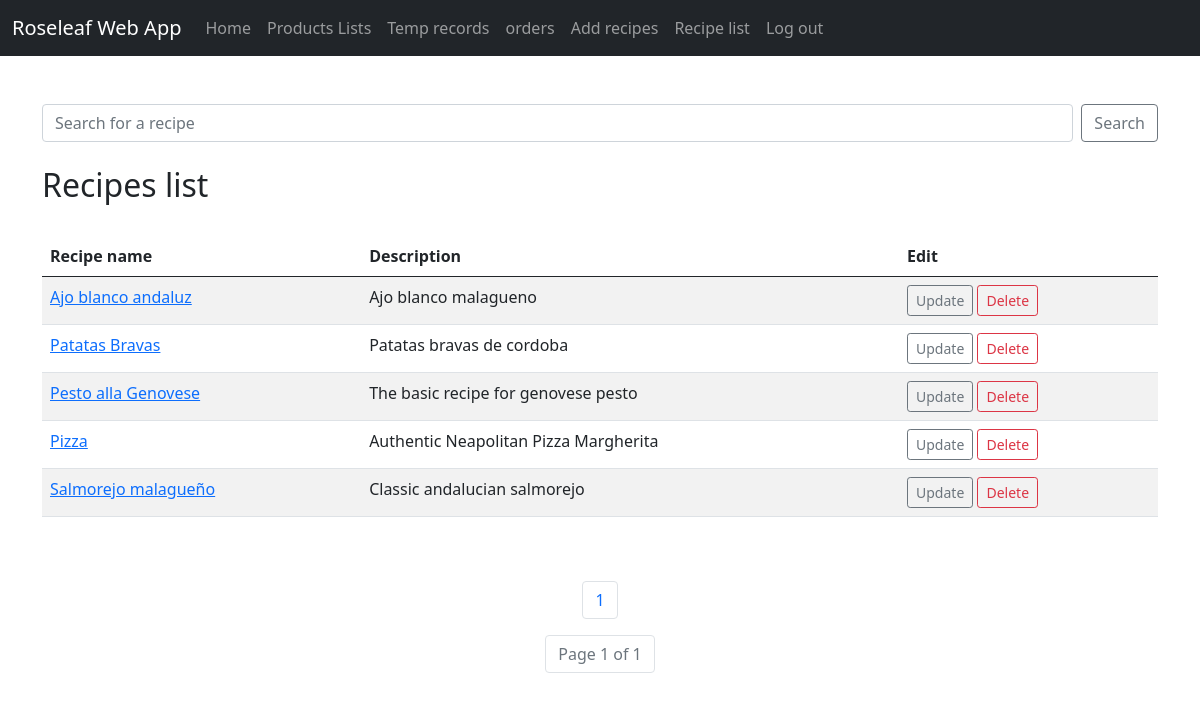
Before: /list_recipes/ with the older database file.
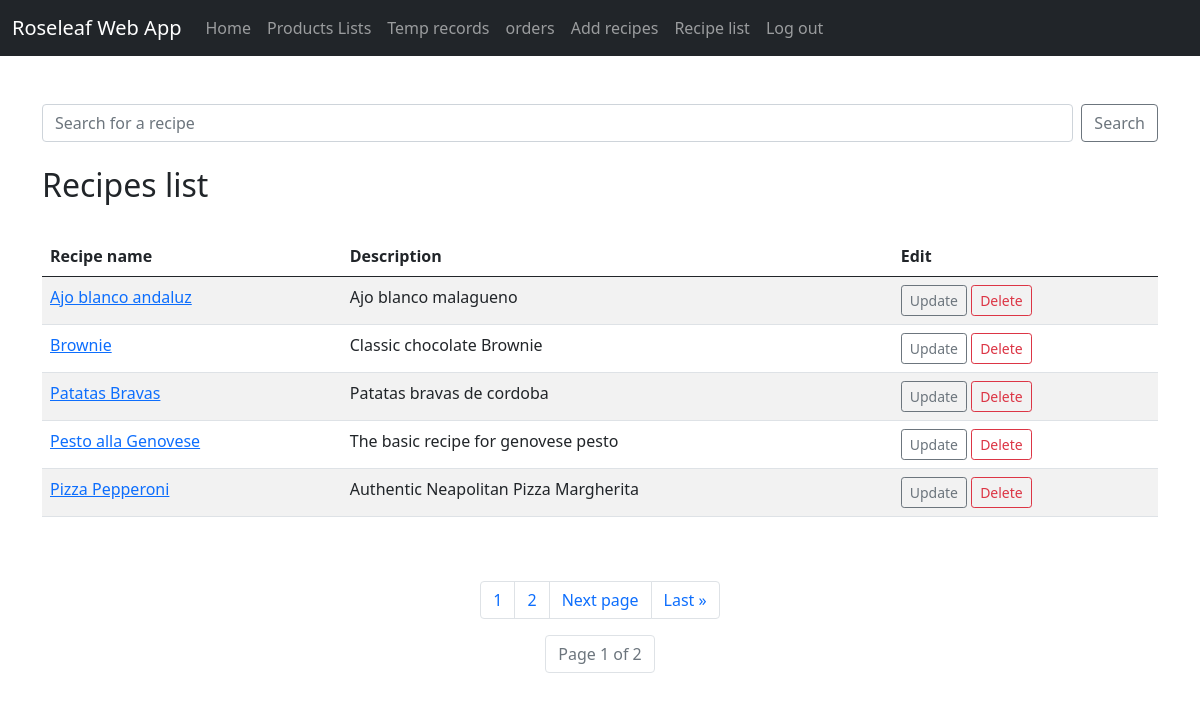
After: the same page with the newer database file.
### roseleaf_app/models.py (models this page shows)
class Recipe(models.Model):
    name = models.CharField(max_length=50)
    description = models.CharField(max_length=100)
    user = models.ForeignKey(Member, on_delete=models.CASCADE)
    season = models.ForeignKey(Season, on_delete=models.CASCADE, null=True, blank=True)
    Ingredients = models.CharField(max_length=300)
    method = models.CharField(max_length=300)
    allergens = models.ManyToManyField('Allergen')
    def __str__(self):
        return self.name

### roseleaf_app/views.py (the view)
# urls.py: path('list_recipes/', views.list_recipes, name='list_recipes'),
def list_recipes(request):
    recipe_list = Recipe.objects.all()
    p = Paginator(Recipe.objects.all().order_by('name'), 5)
    page = request.GET.get('page')
    recipe_page = p.get_page(page)
    nums = 'a' * recipe_page.paginator.num_pages
    return render(request, 'roseleaf_app/list_recipes.html',
                  {'recipe_list' : recipe_list,
                   'recipe_page' : recipe_page,
                   'nums': nums})

### roseleaf_app/templates/roseleaf_app/list_recipes.html (shortened to what this page needs)
{% extends 'roseleaf_app/base.html' %}
{% block content %}
    <br><br>
    <form class="d-flex" method="post" action="{% url 'search_recipes' %}">
        <input class="form-control me-2" type="search"
               placeholder="Search for a recipe" aria-label="Search" name="searched">
        <button class="btn btn-outline-secondary" type="submit">Search</button>
    </form>
    <br/>
    <h2>Recipes list</h2>
    <br>
    <table class="table table-hover table-striped ">
    <thead>
            <tr>
                <th scope="col">Recipe name</th>
                <th scope="col">Description</th>
                <th scope="col">Edit</th>
            </tr>
        </thead>
    {% for recipe in recipe_page %}
        <tr>
            <td><a href="{% url 'show_recipe' recipe.id %}">{{ recipe }}</a></td>
            <td>{{ recipe.description }}</td>
            <td><a href="{% url 'update_recipe' recipe.id %}"
                   class="btn btn-outline-secondary btn-sm"> Update </a>
                <a href="{% url 'delete_recipe' recipe.id %}"
                   class="btn btn-outline-danger btn-sm"> Delete  </a>
            </td>
        </tr>
    {% endfor %}
    </table>
    <br><br>
    <nav aria-label="Page navigation example">
    <ul class="pagination justify-content-center">
    {% for i in nums %}
        <li class="page-item"><a class="page-link" href="?page={{ forloop.counter }}">{{ forloop.counter }}</a></li>
    {% endfor %}
    {% if recipe_page.has_next%}
        <li class="page-item"> <a class="page-link" href="?page={{ recipe_page.next_page_number }}">Next page</a></li>
        <li class="page-item"><a class="page-link" href="?page={{ recipe_page.paginator.num_pages }}">Last &raquo;</a></li>
    {% endif %}
    </ul>
    <ul class="pagination justify-content-center">
    <li class="page-item disabled"><a class="page-link" href="#">Page {{ recipe_page.number }} of {{ recipe_page.paginator.num_pages }}</a></li>
    </ul>
    </nav>
{% endblock %}

Changed rows visible on the page:
no longer on this page (row unchanged): Recipe: name "Salmorejo malagueño", description "Classic andalucian salmorejo"
added Recipe: name "Brownie", description "Classic chocolate Brownie"
changed Recipe "Authentic Neapolitan Pizza Margherita": name "Pizza" → "Pizza Pepperoni"
Other visible differences:
{{ recipe_page.paginator.num_pages }}: "1" → "2"
new list line: "2"
text now shown: "Next page Last »"
